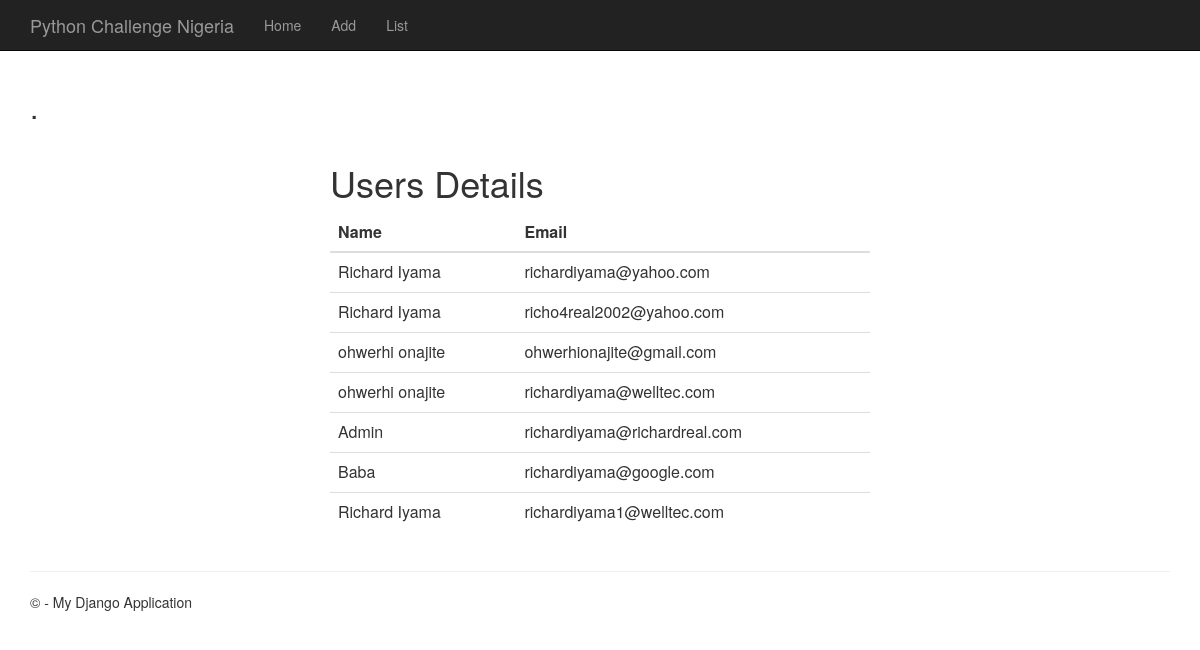
Page /list/ on the committed database.
### app/models.py (models this page shows)
class Users(models.Model):
    name = models.CharField(max_length=200)
    email = models.CharField(max_length=60, unique=True)
    created_at = models.DateTimeField(auto_now=True)
    updated_at = models.DateTimeField(auto_now_add=True)

### app/views.py (the view)
# urls.py: url(r'^list/', views.list, name='list'),
def list(request):
    users = Users.objects.order_by('created_at').all()
    context = {'users': users}
    return render(request, 'app/list.html', context)

### app/templates/app/list.html (shortened to what this page needs)
{% extends "app/layout.html" %}
{% block content %}
<h2>{{ title }}.</h2>
<div class="container">
  <div class="row">
    <div class="col-md-6 col-md-offset-3">
<h1>Users Details</h1>
{% if users %}
  <table class="table">
    <thead>
      <tr>
        <th>Name</th>
        <th>Email</th>
      </tr>
    </thead>
    <tbody>
      {% for user in users %}
      <tr>
        <td>{{ user.name }}</td>
        <td>{{ user.email }}</td>
      </tr>
      {% endfor %}
    </tbody>
  </table>
{% else %}
  <p>No users added yet.</p>
{% endif %}
</div>
</div>
</div>
{% endblock %}

### app/templates/app/layout.html (shortened to what this page needs)
﻿<!DOCTYPE html>
<html>
<head>
    {% load staticfiles %}
    <link rel="stylesheet" type="text/css" href="{% static 'app/content/bootstrap.min.css' %}" />
    <link rel="stylesheet" type="text/css" href="{% static 'app/content/site.css' %}" />
</head>
<body>
    <div class="navbar navbar-inverse navbar-fixed-top">
        <div class="container">
            <div class="navbar-header">
                <a href="/" class="navbar-brand">Python Challenge Nigeria</a>
            </div>
            <div class="navbar-collapse collapse">
                <ul class="nav navbar-nav">
                    <li><a href="{% url 'index' %}">Home</a></li>
                    <li><a href="{% url 'add' %}">Add</a></li>
                    <li><a href="{% url 'list' %}">List</a></li>
                </ul>
            </div>
        </div>
    </div>
    <div class="container body-content">
{% block content %}{% endblock %}
        <hr/>
        <footer>
            <p>&copy; {{ year }} - My Django Application</p>
        </footer>
    </div>
</body>
</html>

### rows in the picture
Users: name "Richard Iyama", email "richardiyama@yahoo.com"
Users: name "Richard Iyama", email "richo4real2002@yahoo.com"
Users: name "ohwerhi onajite", email "ohwerhionajite@gmail.com"
Users: name "ohwerhi onajite", email "richardiyama@welltec.com"
Users: name "Admin", email "richardiyama@richardreal.com"
Users: name "Baba", email "richardiyama@google.com"
Users: name "Richard Iyama", email "richardiyama1@welltec.com"
